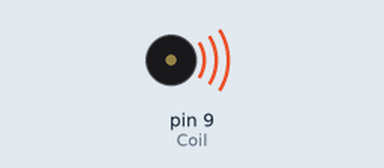
This sketch was run on a simulated Arduino Uno, built with avr-gcc and run on an emulated ATmega328P. Shown: buzzer (waves = sounding).

Above: at 0.1 s.
Timing chart, 0 to 1.6 s (numbered marks = the images above):
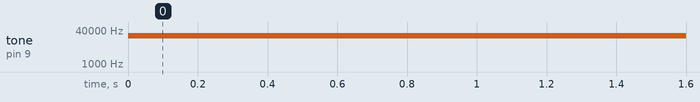

The sketch:

InductionCharger.ino
```cpp
int Coil = 9;

void setup() {

pinMode (Coil,OUTPUT);
digitalWrite(Coil,LOW);
}

void loop() {
//tone(Coil,20547);
tone(Coil,21090);

}
```

Measured:
- by itself, tone on pin 9 (Coil): silent → 21090 Hz at 0.00 s
